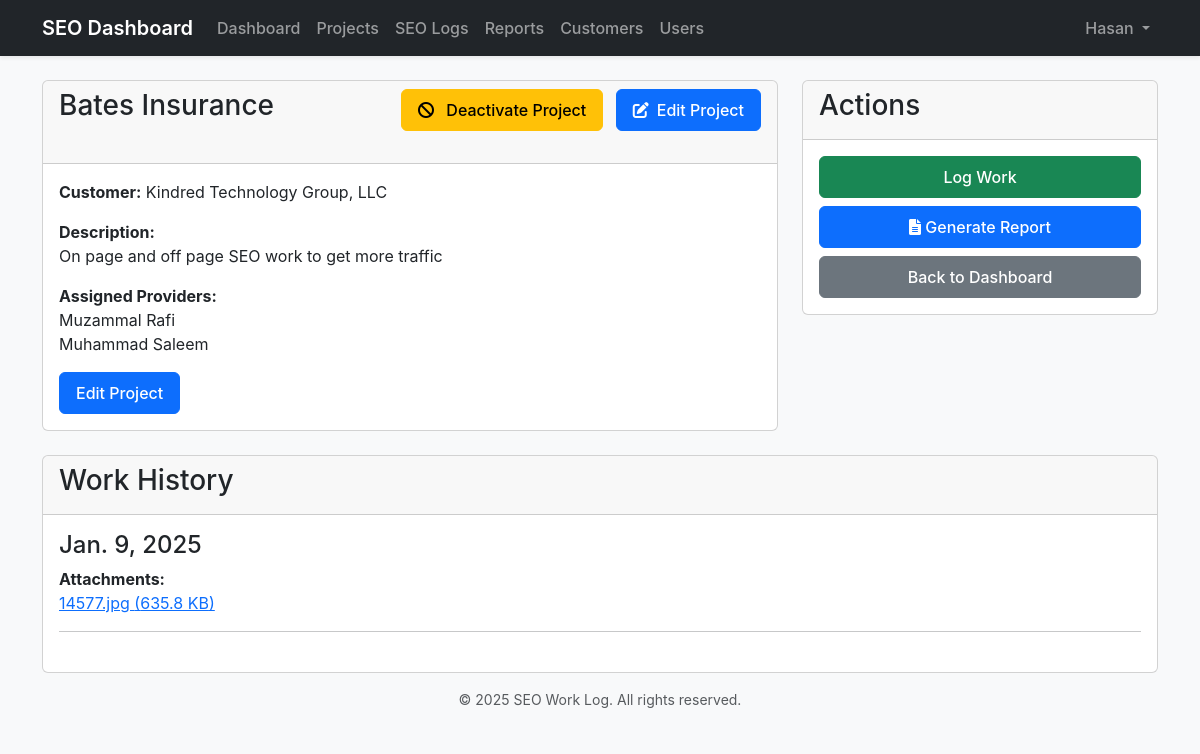
Page /projects/3/ (signed in) on the committed database.
### core/models.py (models this page shows, shortened)
class CustomUser(AbstractUser):
    ROLE_CHOICES = [
        ('admin', 'Administrator'),
        ('provider', 'Provider'),
        ('customer', 'Customer'),
    ]
    role = models.CharField(max_length=10, choices=ROLE_CHOICES, default='customer')
    def get_full_name(self):
        full_name = f"{self.first_name} {self.last_name}".strip()
        return full_name if full_name else self.username

class Project(models.Model):
    customer = models.ForeignKey(Customer, on_delete=models.CASCADE)
    name = models.CharField(max_length=255)
    description = models.TextField()
    start_date = models.DateField()
    end_date = models.DateField(null=True, blank=True)
    is_active = models.BooleanField(default=True)
    created_at = models.DateTimeField(auto_now_add=True)
    updated_at = models.DateTimeField(auto_now=True)
    providers = models.ManyToManyField(CustomUser, related_name='assigned_projects', blank=True, limit_choices_to={'role': 'provider'})

class Customer(models.Model):
    name = models.CharField(max_length=255)
    email = models.EmailField(unique=True)
    website = models.URLField()
    logo = models.ImageField(upload_to='logos/', null=True, blank=True)
    is_active = models.BooleanField(default=True)
    created_at = models.DateTimeField(auto_now_add=True)
    updated_at = models.DateTimeField(auto_now=True)

class SEOLog(models.Model):
    WORK_TYPE_CHOICES = [
        ('on_page', 'On-Page SEO'),
        ('off_page', 'Off-Page SEO'),
        ('technical', 'Technical SEO'),
        ('content', 'Content Optimization'),
        ('analytics', 'Analytics & Tracking'),
        ('other', 'Other'),
    ]
    project = models.ForeignKey(Project, on_delete=models.CASCADE)
    date = models.DateField()
    created_by = models.ForeignKey(CustomUser, on_delete=models.CASCADE, related_name='created_logs')
    work_type = models.CharField(max_length=20, choices=WORK_TYPE_CHOICES, default='other')
    description = models.TextField(default='', blank=True)
    providers = models.ManyToManyField(CustomUser, related_name='assigned_logs', blank=True)
    created_at = models.DateTimeField(auto_now_add=True, null=True)
    updated_at = models.DateTimeField(auto_now=True, null=True)
    class Meta:
        ordering = ['-date']
        verbose_name = 'SEO Log'
        verbose_name_plural = 'SEO Logs'

class SEOLogFile(models.Model):
    WORK_TYPE_CHOICES = [
        ('on_page', 'On-Page'),
        ('off_page', 'Off-Page'),
    ]
    seo_log = models.ForeignKey(SEOLog, on_delete=models.CASCADE, related_name='files')
    file = models.FileField(upload_to='')  # Store in main media folder
    work_type = models.CharField(max_length=10, choices=WORK_TYPE_CHOICES)
    file_name = models.CharField(max_length=255)
    file_type = models.CharField(max_length=100)
    file_size = models.IntegerField()  # Size in bytes
    uploaded_at = models.DateTimeField(auto_now_add=True)
    class Meta:
        ordering = ['-uploaded_at']
        verbose_name = 'SEO Log File'
        verbose_name_plural = 'SEO Log Files'
    @property
    def file_size_formatted(self):
        size = self.file_size
        for unit in ['B', 'KB', 'MB', 'GB']:
            if size < 1024:
                return f"{size:.1f} {unit}"
            size /= 1024
        return f"{size:.1f} TB"

### core/views.py (the view)
# urls.py: path('projects/<int:pk>/', views.project_detail, name='project_detail'),
@login_required
def project_detail(request, pk):
    project = get_object_or_404(Project, pk=pk)
    if request.user.role == 'customer' and project.customer.email != request.user.email:
        return HttpResponseForbidden("You don't have permission to access this project.")
    seo_logs = SEOLog.objects.filter(project=project).order_by('-date')
    return render(request, 'core/project_detail.html', {
        'title': f'Project: {project.name}',
        'project': project,
        'seo_logs': seo_logs,
    })

### core/templates/core/project_detail.html (shortened to what this page needs)
{% extends 'core/base.html' %}
{% block content %}
<div class="container mt-4">
    <div class="row">
        <div class="col-md-8">
            <div class="card">
                <div class="card-header">
                    <div class="d-flex justify-content-between align-items-center mb-4">
                        <h1 class="h3">{{ project.name }}</h1>
                        <div>
                            {% if user.role == 'admin' %}
                            <a href="{% url 'project_toggle_status' project.pk %}"
                               class="btn {% if project.is_active %}btn-warning{% else %}btn-success{% endif %}"
                               onclick="return confirm('Are you sure you want to {% if project.is_active %}deactivate{% else %}activate{% endif %} this project?')">
                                <i class="fas {% if project.is_active %}fa-ban{% else %}fa-check{% endif %} me-2"></i>
                                {% if project.is_active %}Deactivate{% else %}Activate{% endif %} Project
                            </a>
                            {% endif %}
                            <a href="{% url 'project_edit' project.pk %}" class="btn btn-primary ms-2">
                                <i class="fas fa-edit me-2"></i>Edit Project
                            </a>
                        </div>
                    </div>
                </div>
                <div class="card-body">
                    <div class="mb-3">
                        <strong>Customer:</strong> {{ project.customer.name }}
                    </div>
                    <div class="mb-3">
                        <strong>Description:</strong>
                        <p>{{ project.description }}</p>
                    </div>
                    <div class="mb-3">
                        <strong>Assigned Providers:</strong>
                        <ul class="list-unstyled">
                            {% for provider in project.providers.all %}
                                <li>{{ provider.get_full_name|default:provider.username }}</li>
                            {% empty %}
                                <li>No providers assigned</li>
                            {% endfor %}
                        </ul>
                    </div>
                    {% if user.role == 'admin' or user.role == 'provider' %}
                    <div class="mt-3">
                        <a href="{% url 'project_edit' project.pk %}" class="btn btn-primary">Edit Project</a>
                    </div>
                    {% endif %}
                </div>
            </div>
        </div>
        <div class="col-md-4">
            <div class="card">
                <div class="card-header">
                    <h3>Actions</h3>
                </div>
                <div class="card-body">
                    <div class="d-grid gap-2">
                        <a href="{% url 'seo_log_add' %}" class="btn btn-success">Log Work</a>
                        <a href="{% url 'report_create' project.pk %}" class="btn btn-primary">
                            <i class="fas fa-file-alt"></i> Generate Report
                        </a>
                        <a href="{% url 'dashboard' %}" class="btn btn-secondary">Back to Dashboard</a>
                    </div>
                </div>
            </div>
        </div>
    </div>
    <div class="row mt-4">
        <div class="col-12">
            <div class="card">
                <div class="card-header">
                    <h3>Work History</h3>
                </div>
                <div class="card-body">
                    {% for log in project.seolog_set.all|dictsortreversed:"date" %}
                    <div class="work-log mb-4">
                        <h4>{{ log.date }}</h4>
                        {% if log.files.exists %}
                        <div class="attachments">
                            <strong>Attachments:</strong>
                            <ul class="list-unstyled">
                                {% for file in log.files.all %}
                                <li>
                                    <a href="{{ file.file.url }}" target="_blank">
                                        {{ file.file_name }} ({{ file.file_size_formatted }})
                                    </a>
                                </li>
                                {% endfor %}
                            </ul>
                        </div>
                        {% endif %}
                        <hr>
                    </div>
                    {% empty %}
                    <p>No work has been logged for this project yet.</p>
                    {% endfor %}
                </div>
            </div>
        </div>
    </div>
</div>
{% endblock %}

### core/templates/core/base.html (shortened to what this page needs)
{% load static %}
<!DOCTYPE html>
<html lang="en">
<head>
    <link href="https://cdn.jsdelivr.net/npm/bootstrap@5.3.0/dist/css/bootstrap.min.css" rel="stylesheet">
    <link href="https://cdnjs.cloudflare.com/ajax/libs/font-awesome/6.0.0/css/all.min.css" rel="stylesheet">
    <link href="{% static 'css/style.css' %}" rel="stylesheet">
</head>
<body>
    <nav class="navbar navbar-expand-lg navbar-dark bg-dark">
        <div class="container">
            <a class="navbar-brand" href="{% url 'dashboard' %}">SEO Dashboard</a>
            <div class="collapse navbar-collapse" id="navbarNav">
                {% if user.is_authenticated %}
                    <ul class="navbar-nav me-auto">
                        <li class="nav-item">
                            <a class="nav-link" href="{% url 'dashboard' %}">Dashboard</a>
                        </li>
                        <li class="nav-item">
                            <a class="nav-link" href="{% url 'projects' %}">Projects</a>
                        </li>
                        <li class="nav-item">
                            <a class="nav-link" href="{% url 'seo_logs' %}">SEO Logs</a>
                        </li>
                        <li class="nav-item">
                            <a class="nav-link" href="{% url 'report_list' %}">Reports</a>
                        </li>
                        {% if user.role == 'admin' %}
                        <li class="nav-item">
                            <a class="nav-link" href="{% url 'customers' %}">Customers</a>
                        </li>
                        <li class="nav-item">
                            <a class="nav-link" href="{% url 'user_list' %}">Users</a>
                        </li>
                        {% endif %}
                    </ul>
                    <ul class="navbar-nav ms-auto">
                        <li class="nav-item dropdown">
                            <a class="nav-link dropdown-toggle" href="#" role="button" data-bs-toggle="dropdown">
                                {{ user.username }}
                            </a>
                        </li>
                    </ul>
                {% endif %}
            </div>
        </div>
    </nav>
    <main>
        {% block content %}{% endblock %}
    </main>
    <footer class="footer mt-auto py-3 bg-light">
        <div class="container text-center">
            <span class="text-muted">© {% now "Y" %} SEO Work Log. All rights reserved.</span>
        </div>
    </footer>
</body>
</html>

### core/static/css/style.css (style rules this page uses)
body { background-color: #f8f9fa; font-family: 'Inter', -apple-system, BlinkMacSystemFont, "Segoe UI", Roboto, "Helvetica Neue", Arial, sans-serif; }
.navbar { box-shadow: 0 0.125rem 0.25rem rgba(0, 0, 0, 0.075); }
.navbar-brand { font-weight: 600; }
.nav-link { font-weight: 500; }
.card { transition: transform 0.2s ease-in-out; }
.btn { font-weight: 500; padding: 0.5rem 1rem; }
.footer { font-size: 0.875rem; }
.nav-link, .btn { transition: all 0.2s ease-in-out; }
.nav-item .nav-link { position: relative; }

### rows in the picture
CustomUser: username "Hasan"
Project: name "Bates Insurance", customer.name "Kindred Technology Group, LLC", description "On page and off page SEO work to get more traffic"
CustomUser: get_full_name "Muzammal Rafi"
CustomUser: get_full_name "Muhammad Saleem"
SEOLog: date "Jan. 9, 2025"
SEOLogFile: file_name "14577.jpg", file_size_formatted "635.8 KB"
